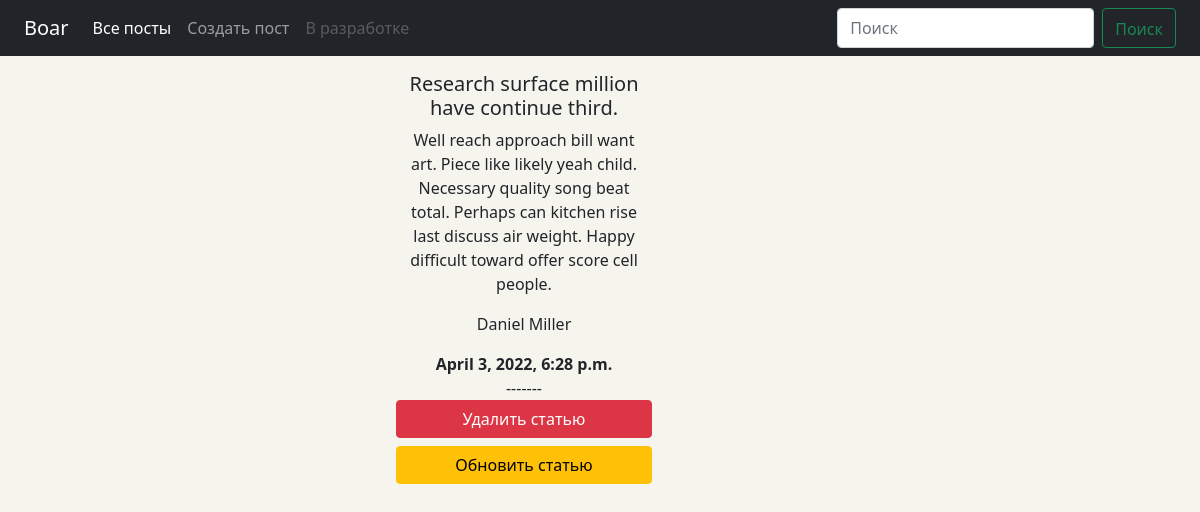
/4, run on the app's committed database.
### gum/models.py (models this page shows, shortened)
class CreatePost(models.Model):
    id = models.AutoField(primary_key=True)
    title = models.CharField(max_length=100)
    image = models.ImageField(upload_to='post_img',blank=True)
    message = models.TextField(max_length=1000)
    pub_date = models.DateTimeField(auto_now_add=True)
    author = models.CharField(max_length=30)
    class Meta:
        verbose_name = 'Пост'
        verbose_name_plural = 'Посты'
        ordering = ['id']

### gum/views.py (the view)
# urls.py: path('<int:pk>', views.DetailPost.as_view(), name='detail'),
class DetailPost(DetailView):
    model = CreatePost
    template_name = 'detail.html'
    context_object_name = 'post'

### gum/templates/detail.html (shortened to what this page needs)
{% extends 'base.html' %}
{% block detail %}
        <div class="conteiner">
                <div class="row col-md-8">
                        <h5>{{post.title}}</h5>
                        <p>{{post.message}}</p>
                        <p>{{post.author}}</p>
                        <b>{{post.pub_date}}</b>
                        <div>-------</div>
                        <a href="{% url 'gum:delete' post.id %}" class="btn btn-danger">Удалить статью</a>
                        <a href="{% url 'gum:update' post.id %}" class="btn btn-warning mt-2">Обновить статью</a>
                </div>
        </div>
{% endblock %}

### gum/static/css/base.css (style rules this page uses)
body { background-color: rgb(245, 245, 237); }

### data on the page
CreatePost: title "Research surface million have continue third.", message "Well reach approach bill want art. Piece like likely yeah child. Necessary quality song beat total. Perhaps can kitchen rise last discuss air weight. Happy difficult toward offer score cell people.", author "Daniel Miller", pub_date "April 3, 2022, 6:28 p.m."
